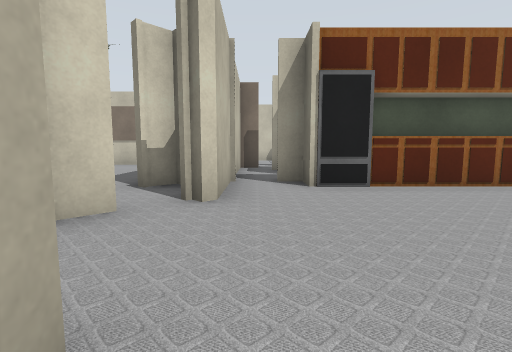
View 1 (above)

15 first-person views from a walk through a world built for the Gazebo simulator. The camera is 0.72 m above the floor, tilts 6° down and sees 85° across. The lines on the ground mark 1 m squares. The floor is counted in squares, 1 m on a side. Each view is taken from the middle of a square. On the plan, view 1 faces up. The plan holds only what a view shows up to about 10 squares ahead; the rest is blank. The place goes on beyond the plan. Some surface patterns are stand-ins.

View 2
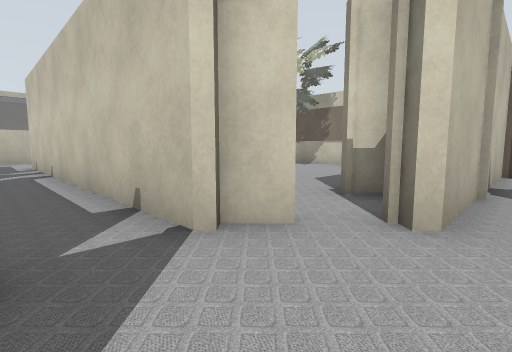

View 3
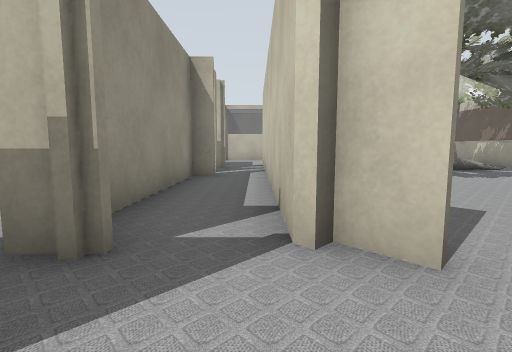

View 4
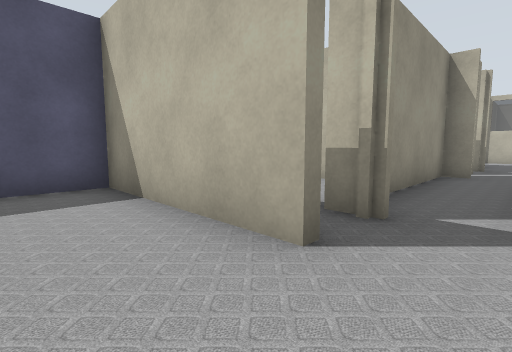

View 5
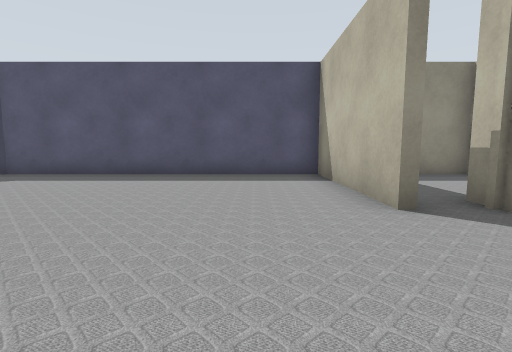

View 6
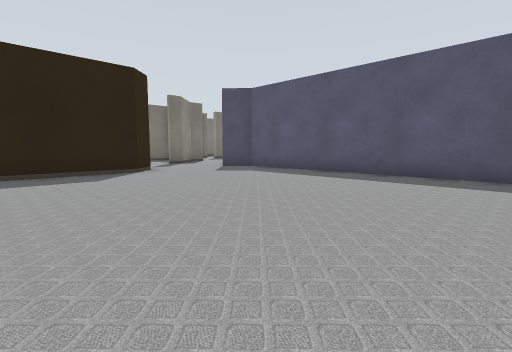

View 7
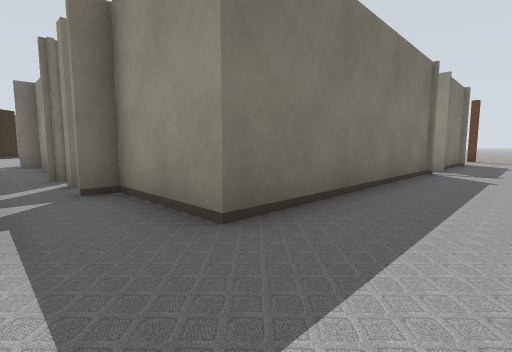

View 8
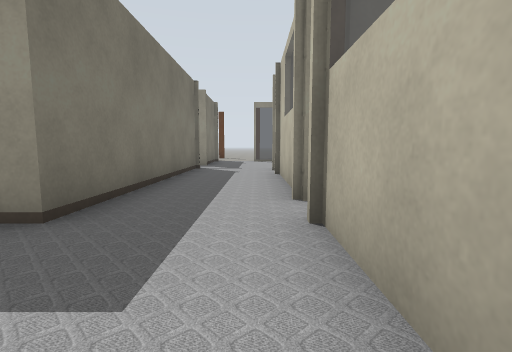

View 9
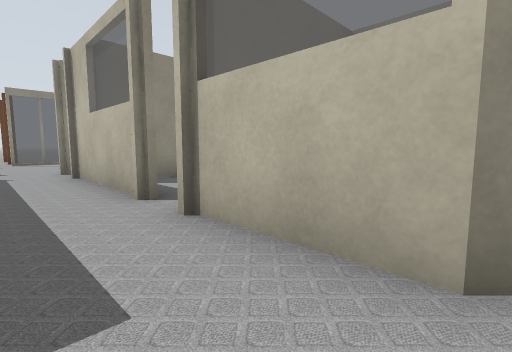

View 10
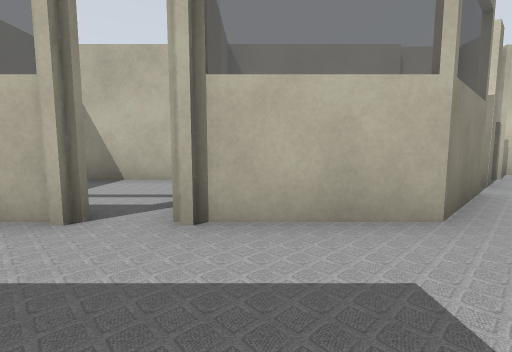

View 11
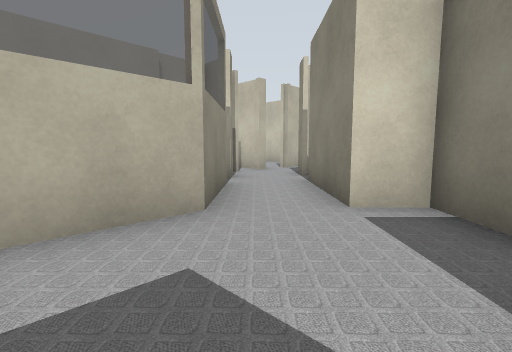

View 12
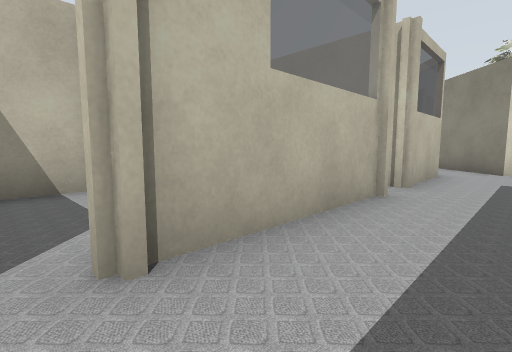

View 13
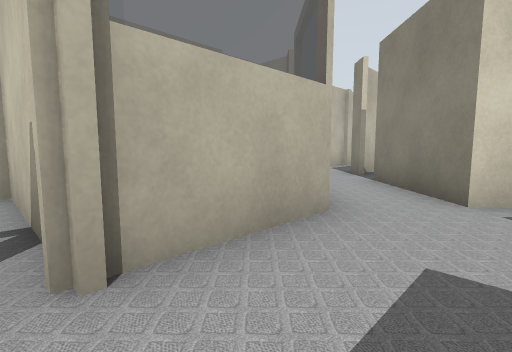

View 14
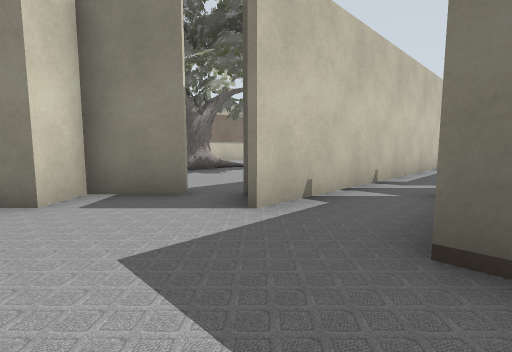

View 15
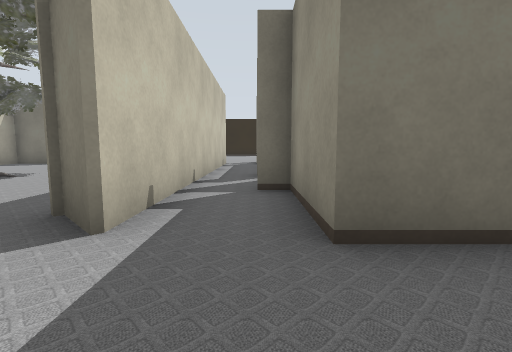

### Floor plan
Ten units are one square. View 1 is at (0, 0); x grows to the right and y downward. Boxes are objects, and circles mark ways between rooms. Rooms are numbered by the first view taken in them; rooms with no view inside come last. Other rooms are left out.
<svg viewBox="-186 -100 276 160">
<path fill="none" stroke="#000" d="M46 -50 10 -50 10 -57 4 -57M48 -52 21 -52M85 -1 79 -8 79 -38M-6 -9 -6 33 76 33M52 -57 24 -57M-18 -10 -18 -2M-16 -31 -21 -26M1 -95 -6 -95 -6 -35 -10 -39M-146 6 -146 46M-117 -37 -128 -48 -135 -41M-84 -9 -79 -9M-120 55 -120 -4 -94 -4 -94 -10M-164 -46 -146 -28 -146 -1M-65 -23 -119 -23 -110 -32M-20 -23 -65 -23M-69 -10 -69 -4 -19 -4 -19 -10M-166 33 -146 33M-144 -3 -181 -3 -181 28M-181 38 -181 49"/>
<circle cx="-20" cy="-20" r="3" fill="#2a7"/>
<circle cx="-70" cy="-20" r="3" fill="#2a7"/>
<circle cx="-150" cy="10" r="3" fill="#2a7"/>
<circle cx="-150" cy="50" r="3" fill="#2a7"/>
<text x="40" y="-10">1</text>
<text x="-130" y="0">2</text>
<text x="-40" y="-20">3</text>
<text x="-170" y="10">4</text>
<text x="-170" y="40">5</text>
</svg>
Room 1 opens to room 3. Room 2 opens to room 3. Room 2 opens to room 4. Room 2 opens to room 5.

Where each view was taken, in squares from view 1:
view 1: 0 up, 0 right, facing up
view 2: 1 up, 0 right, facing up-left
view 3: 2 up, 0 right, facing left
view 4: 2 up, 1 right, facing down-left
view 5: 4 up, 1 right, facing down
view 6: 4 up, 0 right, facing down-right
view 7: 2 up, 14 left, facing down-right
view 8: 3 up, 14 left, facing down
view 9: 3 up, 13 left, facing down-left
view 10: 1 up, 12 left, facing left
view 11: 1 up, 12 left, facing up-left
view 12: 5 down, 13 left, facing up-left
view 13: 0 up, 13 left, facing up-left
view 14: 0 up, 14 left, facing up-right
view 15: 1 up, 14 left, facing right
